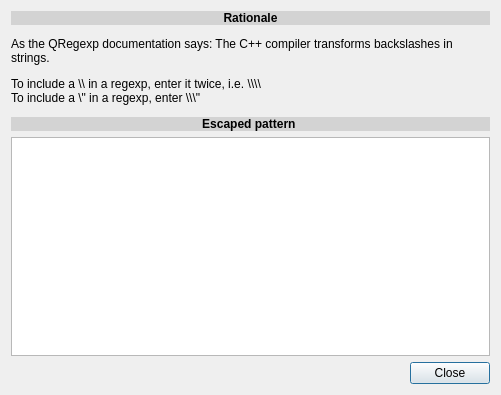
<?xml version="1.0" encoding="UTF-8"?>
<ui version="4.0">
 <class>EscapedPatternDialog</class>
 <widget class="QDialog" name="EscapedPatternDialog">
  <property name="geometry">
   <rect>
    <x>0</x>
    <y>0</y>
    <width>501</width>
    <height>395</height>
   </rect>
  </property>
  <property name="windowTitle">
   <string>Dialog</string>
  </property>
  <layout class="QVBoxLayout" name="verticalLayout">
   <item>
    <widget class="QLabel" name="label">
     <property name="text">
      <string>&lt;center&gt;
&lt;div style='background: lightgray; font-weight:bold;'&gt;Rationale&lt;/div&gt;
&lt;/center&gt;
&lt;p&gt;As the QRegexp documentation says:  The C++ compiler transforms backslashes in strings.&lt;/p&gt;
&lt;p&gt;To include a \\ in a regexp, enter it twice, i.e. \\\\&lt;br /&gt;
To include a \&quot; in a regexp, enter \\\&quot;&lt;/p&gt;
&lt;center&gt;
&lt;div style='background: lightgray; font-weight: bold;'&gt;Escaped pattern&lt;/div&gt;
&lt;/center&gt;
</string>
     </property>
     <property name="wordWrap">
      <bool>true</bool>
     </property>
    </widget>
   </item>
   <item>
    <widget class="QTextBrowser" name="textBrowser"/>
   </item>
   <item>
    <widget class="QDialogButtonBox" name="buttonBox">
     <property name="orientation">
      <enum>Qt::Horizontal</enum>
     </property>
     <property name="standardButtons">
      <set>QDialogButtonBox::Close</set>
     </property>
    </widget>
   </item>
  </layout>
 </widget>
 <resources/>
 <connections>
  <connection>
   <sender>buttonBox</sender>
   <signal>accepted()</signal>
   <receiver>EscapedPatternDialog</receiver>
   <slot>accept()</slot>
   <hints>
    <hint type="sourcelabel">
     <x>248</x>
     <y>254</y>
    </hint>
    <hint type="destinationlabel">
     <x>157</x>
     <y>274</y>
    </hint>
   </hints>
  </connection>
  <connection>
   <sender>buttonBox</sender>
   <signal>rejected()</signal>
   <receiver>EscapedPatternDialog</receiver>
   <slot>reject()</slot>
   <hints>
    <hint type="sourcelabel">
     <x>316</x>
     <y>260</y>
    </hint>
    <hint type="destinationlabel">
     <x>286</x>
     <y>274</y>
    </hint>
   </hints>
  </connection>
 </connections>
</ui>
